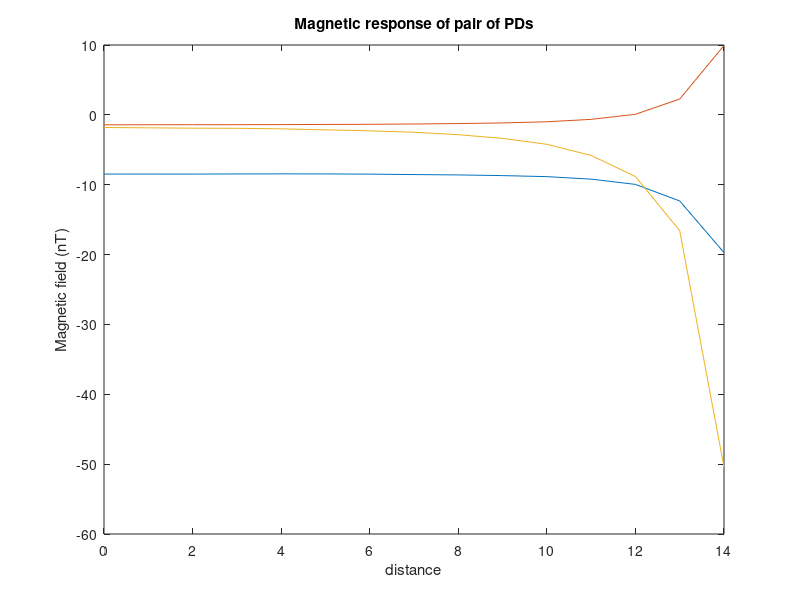
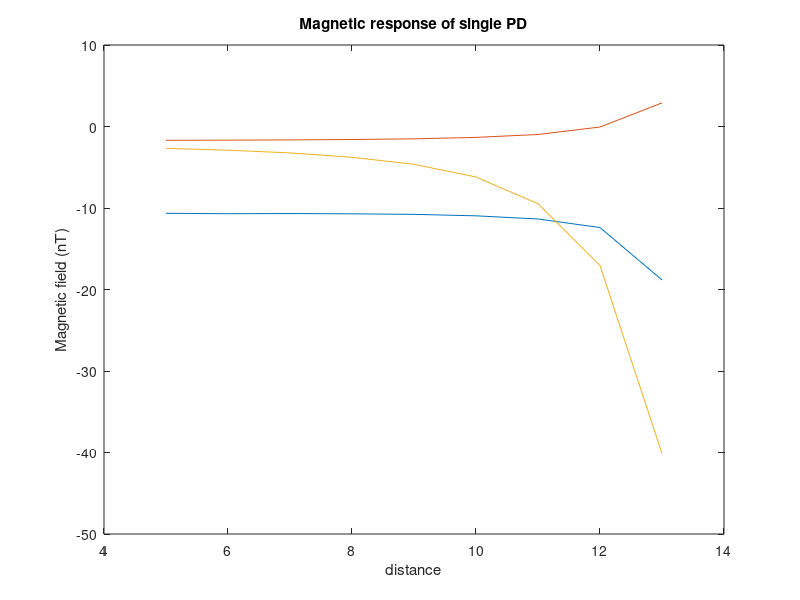

Recreate these plots in MATLAB, in order.
clear all
close all
clc
%% New

pos1 = [0,2,3,4,5,6,7,8,9,10,11,12,13,14];
x1 = [-8.473,-8.477,-8.459,-8.445,-8.454,-8.487,-8.547,-8.598,-8.695,-8.844,-9.201,-9.953,-12.324,-19.715];
y1 = [-1.424,-1.407,-1.407,-1.392,-1.374,-1.350,-1.308,-1.246,-1.156,-0.989,-0.644,0.080,2.268,9.926];
z1 = [-1.808,-1.905,-1.923,-2.002,-2.143,-2.288,-2.486,-2.838,-3.366,-4.215,-5.812,-8.826,-16.584,-50.424];

figure(1)
plot(pos1,x1); hold on
plot(pos1,y1);
plot(pos1,z1);
title('Magnetic response of pair of PDs')
xlabel('distance')
ylabel('Magnetic field (nT)')

pos2 = [5,6,7,8,9,10,11,12,13];
x2 = [-10.649,-10.700,-10.681,-10.714,-10.779,-10.960,-11.349,-12.398,-18.824];
y2 = [-1.693,-1.672,-1.645,-1.594,-1.514,-1.335,-0.980,-0.063,2.894];
z2 = [-2.675,-2.908,-3.238,-3.775,-4.638,-6.195,-9.478,-17.068,-40.128];

figure(2)
plot(pos2,x2); hold on
plot(pos2,y2);
plot(pos2,z2);
title('Magnetic response of single PD')
xlabel('distance')
ylabel('Magnetic field (nT)')